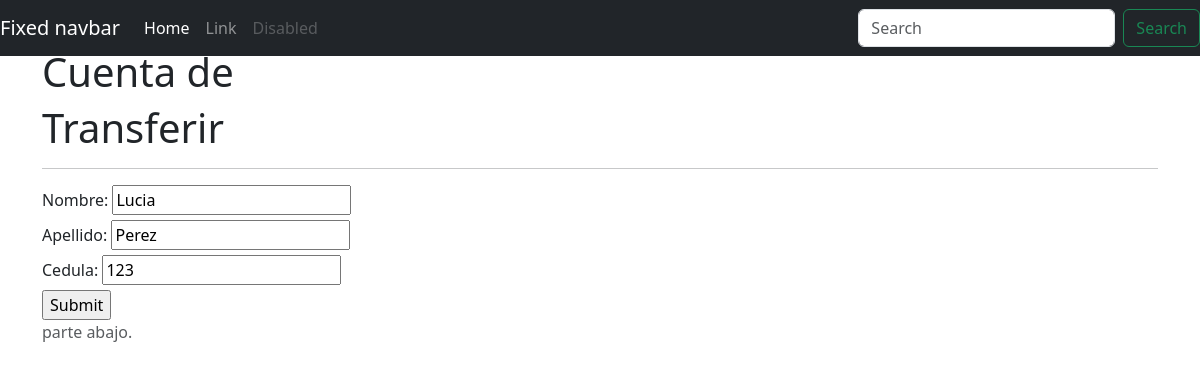
Page /cliente/editar/1 on the committed database.
### cuentas/models.py (models this page shows, shortened)
class Cliente(models.Model):
    nombre = models.CharField(max_length=50)
    apellido = models.CharField(max_length=50)
    cedula = models.CharField(max_length=12, unique=True)
    user = models.OneToOneField(User, related_name='cliente', on_delete=models.CASCADE, null=True, blank=True)

### cuentas/views.py (the view)
# urls.py: path('cliente/editar/<int:cliente_id>', editar_cliente, name='editar_cliente'),
def editar_cliente(request, cliente_id):
    mensaje_error = ""
    cliente = get_object_or_404(Cliente, id=cliente_id)
    if request.method == "POST":
        formulario = ClienteForm(request.POST, instance=cliente)
        if formulario.is_valid():
            cliente.nombre = formulario.cleaned_data['nombre']
            cliente.apellido = formulario.cleaned_data['apellido']
            cliente.cedula = formulario.cleaned_data['cedula']
            cliente.save()
            return HttpResponseRedirect(reverse("ver_cliente", args=[cliente.id]))
        else:
            mensaje_error = "Error en el formulario"
    else:
        formulario = ClienteForm(instance=cliente)
    return render(request, 'nuevo_cliente.html', {'formulario': formulario, 'mensaje_error': mensaje_error})

### cuentas/forms.py
class ClienteForm(forms.ModelForm):
    class Meta:
        model = Cliente
        fields = ['nombre', 'apellido', 'cedula']

### cuentas/templates/nuevo_cliente.html (shortened to what this page needs)
<!doctype html>
<html lang="es">
  <head>
    <link href="https://getbootstrap.com/docs/4.0/dist/css/bootstrap.min.css" rel="stylesheet">
    <link href="https://getbootstrap.com/docs/4.0/examples/sticky-footer-navbar/sticky-footer-navbar.css" rel="stylesheet">
  </head>
  <body>
    <header>
      <nav class="navbar navbar-expand-md navbar-dark fixed-top bg-dark">
        <a class="navbar-brand" href="#">Fixed navbar</a>
        <div class="collapse navbar-collapse" id="navbarCollapse">
          <ul class="navbar-nav mr-auto">
            <li class="nav-item active">
              <a class="nav-link" href="#">Home <span class="sr-only">(current)</span></a>
            </li>
            <li class="nav-item">
              <a class="nav-link" href="#">Link</a>
            </li>
            <li class="nav-item">
              <a class="nav-link disabled" href="#">Disabled</a>
            </li>
          </ul>
          <form class="form-inline mt-2 mt-md-0">
            <input class="form-control mr-sm-2" type="text" placeholder="Search" aria-label="Search">
            <button class="btn btn-outline-success my-2 my-sm-0" type="submit">Search</button>
          </form>
        </div>
      </nav>
    </header>
    <main role="main" class="container">
      <h1 class="mt-5">Cuenta de {{cuenta.cliente.nombre}} {{cuenta.cliente.apellido}}</h1>
       <h1>Transferir</h1>
       <hr>
       <form  method="post">
        {{ formulario }}
        <input type="submit" value="Submit">
        </form>
    </main>
    <footer class="footer">
      <div class="container">
        <span class="text-muted">parte abajo.</span>
      </div>
    </footer>
    <link href="https://cdn.jsdelivr.net/npm/bootstrap@5.3.3/dist/css/bootstrap.min.css" rel="stylesheet">
  </body>
</html>

### rows in the picture
Cliente: nombre "Lucia", apellido "Perez", cedula "123"
